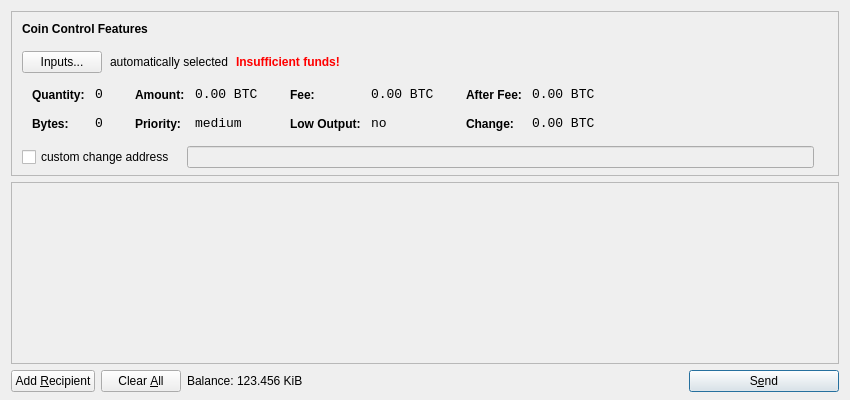
<?xml version="1.0" encoding="UTF-8"?>
<ui version="4.0">
 <class>SendCoinsDialog</class>
 <widget class="QDialog" name="SendCoinsDialog">
  <property name="geometry">
   <rect>
    <x>0</x>
    <y>0</y>
    <width>850</width>
    <height>400</height>
   </rect>
  </property>
  <property name="windowTitle">
   <string>Send Coins</string>
  </property>
  <layout class="QVBoxLayout" name="verticalLayout" stretch="0,1,0">
   <property name="bottomMargin">
    <number>8</number>
   </property>
   <item>
    <widget class="QFrame" name="frameCoinControl">
     <property name="sizePolicy">
      <sizepolicy hsizetype="Expanding" vsizetype="Expanding">
       <horstretch>0</horstretch>
       <verstretch>0</verstretch>
      </sizepolicy>
     </property>
     <property name="maximumSize">
      <size>
       <width>16777215</width>
       <height>16777215</height>
      </size>
     </property>
     <property name="frameShape">
      <enum>QFrame::StyledPanel</enum>
     </property>
     <property name="frameShadow">
      <enum>QFrame::Sunken</enum>
     </property>
     <layout class="QVBoxLayout" name="verticalLayoutCoinControl2">
      <property name="spacing">
       <number>-1</number>
      </property>
      <property name="leftMargin">
       <number>0</number>
      </property>
      <property name="topMargin">
       <number>0</number>
      </property>
      <property name="rightMargin">
       <number>0</number>
      </property>
      <property name="bottomMargin">
       <number>6</number>
      </property>
      <item>
       <layout class="QVBoxLayout" name="verticalLayoutCoinControl" stretch="0,0,0,0,1">
        <property name="spacing">
         <number>0</number>
        </property>
        <property name="leftMargin">
         <number>10</number>
        </property>
        <property name="topMargin">
         <number>10</number>
        </property>
        <item>
         <layout class="QHBoxLayout" name="horizontalLayoutCoinControl1">
          <property name="bottomMargin">
           <number>15</number>
          </property>
          <item>
           <widget class="QLabel" name="labelCoinControlFeatures">
            <property name="sizePolicy">
             <sizepolicy hsizetype="Preferred" vsizetype="Maximum">
              <horstretch>0</horstretch>
              <verstretch>0</verstretch>
             </sizepolicy>
            </property>
            <property name="font">
             <font>
              <weight>75</weight>
              <bold>true</bold>
             </font>
            </property>
            <property name="styleSheet">
             <string notr="true">font-weight:bold;</string>
            </property>
            <property name="text">
             <string>Coin Control Features</string>
            </property>
           </widget>
          </item>
         </layout>
        </item>
        <item>
         <layout class="QHBoxLayout" name="horizontalLayoutCoinControl2" stretch="0,0,0,0">
          <property name="spacing">
           <number>8</number>
          </property>
          <property name="bottomMargin">
           <number>10</number>
          </property>
          <item>
           <widget class="QPushButton" name="pushButtonCoinControl">
            <property name="styleSheet">
             <string notr="true"/>
            </property>
            <property name="text">
             <string>Inputs...</string>
            </property>
           </widget>
          </item>
          <item>
           <widget class="QLabel" name="labelCoinControlAutomaticallySelected">
            <property name="text">
             <string>automatically selected</string>
            </property>
            <property name="margin">
             <number>5</number>
            </property>
           </widget>
          </item>
          <item>
           <widget class="QLabel" name="labelCoinControlInsuffFunds">
            <property name="font">
             <font>
              <weight>75</weight>
              <bold>true</bold>
             </font>
            </property>
            <property name="styleSheet">
             <string notr="true">color:red;font-weight:bold;</string>
            </property>
            <property name="text">
             <string>Insufficient funds!</string>
            </property>
            <property name="margin">
             <number>5</number>
            </property>
           </widget>
          </item>
          <item>
           <spacer name="horizontalSpacerCoinControl">
            <property name="orientation">
             <enum>Qt::Horizontal</enum>
            </property>
            <property name="sizeHint" stdset="0">
             <size>
              <width>40</width>
              <height>1</height>
             </size>
            </property>
           </spacer>
          </item>
         </layout>
        </item>
        <item>
         <widget class="QWidget" name="widgetCoinControl" native="true">
          <property name="sizePolicy">
           <sizepolicy hsizetype="Preferred" vsizetype="Preferred">
            <horstretch>0</horstretch>
            <verstretch>0</verstretch>
           </sizepolicy>
          </property>
          <property name="minimumSize">
           <size>
            <width>0</width>
            <height>0</height>
           </size>
          </property>
          <property name="styleSheet">
           <string notr="true"/>
          </property>
          <layout class="QHBoxLayout" name="horizontalLayoutCoinControl5">
           <property name="margin">
            <number>0</number>
           </property>
           <item>
            <layout class="QHBoxLayout" name="horizontalLayoutCoinControl3" stretch="0,0,0,1">
             <property name="spacing">
              <number>20</number>
             </property>
             <property name="topMargin">
              <number>0</number>
             </property>
             <property name="bottomMargin">
              <number>10</number>
             </property>
             <item>
              <layout class="QFormLayout" name="formLayoutCoinControl1">
               <property name="horizontalSpacing">
                <number>10</number>
               </property>
               <property name="verticalSpacing">
                <number>14</number>
               </property>
               <property name="leftMargin">
                <number>10</number>
               </property>
               <property name="topMargin">
                <number>4</number>
               </property>
               <property name="rightMargin">
                <number>6</number>
               </property>
               <item row="0" column="0">
                <widget class="QLabel" name="labelCoinControlQuantityText">
                 <property name="styleSheet">
                  <string notr="true">font-weight:bold;</string>
                 </property>
                 <property name="text">
                  <string>Quantity:</string>
                 </property>
                 <property name="margin">
                  <number>0</number>
                 </property>
                </widget>
               </item>
               <item row="0" column="1">
                <widget class="QLabel" name="labelCoinControlQuantity">
                 <property name="font">
                  <font>
                   <family>Monospace</family>
                   <pointsize>10</pointsize>
                  </font>
                 </property>
                 <property name="cursor">
                  <cursorShape>IBeamCursor</cursorShape>
                 </property>
                 <property name="contextMenuPolicy">
                  <enum>Qt::ActionsContextMenu</enum>
                 </property>
                 <property name="text">
                  <string notr="true">0</string>
                 </property>
                 <property name="margin">
                  <number>0</number>
                 </property>
                 <property name="textInteractionFlags">
                  <set>Qt::LinksAccessibleByMouse|Qt::TextSelectableByKeyboard|Qt::TextSelectableByMouse</set>
                 </property>
                </widget>
               </item>
               <item row="1" column="0">
                <widget class="QLabel" name="labelCoinControlBytesText">
                 <property name="styleSheet">
                  <string notr="true">font-weight:bold;</string>
                 </property>
                 <property name="text">
                  <string>Bytes:</string>
                 </property>
                </widget>
               </item>
               <item row="1" column="1">
                <widget class="QLabel" name="labelCoinControlBytes">
                 <property name="font">
                  <font>
                   <family>Monospace</family>
                   <pointsize>10</pointsize>
                  </font>
                 </property>
                 <property name="cursor">
                  <cursorShape>IBeamCursor</cursorShape>
                 </property>
                 <property name="contextMenuPolicy">
                  <enum>Qt::ActionsContextMenu</enum>
                 </property>
                 <property name="text">
                  <string notr="true">0</string>
                 </property>
                 <property name="textInteractionFlags">
                  <set>Qt::LinksAccessibleByMouse|Qt::TextSelectableByKeyboard|Qt::TextSelectableByMouse</set>
                 </property>
                </widget>
               </item>
              </layout>
             </item>
             <item>
              <layout class="QFormLayout" name="formLayoutCoinControl2">
               <property name="horizontalSpacing">
                <number>10</number>
               </property>
               <property name="verticalSpacing">
                <number>14</number>
               </property>
               <property name="leftMargin">
                <number>6</number>
               </property>
               <property name="topMargin">
                <number>4</number>
               </property>
               <property name="rightMargin">
                <number>6</number>
               </property>
               <item row="0" column="0">
                <widget class="QLabel" name="labelCoinControlAmountText">
                 <property name="styleSheet">
                  <string notr="true">font-weight:bold;</string>
                 </property>
                 <property name="text">
                  <string>Amount:</string>
                 </property>
                 <property name="margin">
                  <number>0</number>
                 </property>
                </widget>
               </item>
               <item row="0" column="1">
                <widget class="QLabel" name="labelCoinControlAmount">
                 <property name="font">
                  <font>
                   <family>Monospace</family>
                   <pointsize>10</pointsize>
                  </font>
                 </property>
                 <property name="cursor">
                  <cursorShape>IBeamCursor</cursorShape>
                 </property>
                 <property name="contextMenuPolicy">
                  <enum>Qt::ActionsContextMenu</enum>
                 </property>
                 <property name="text">
                  <string notr="true">0.00 BTC</string>
                 </property>
                 <property name="textInteractionFlags">
                  <set>Qt::LinksAccessibleByMouse|Qt::TextSelectableByKeyboard|Qt::TextSelectableByMouse</set>
                 </property>
                </widget>
               </item>
               <item row="1" column="0">
                <widget class="QLabel" name="labelCoinControlPriorityText">
                 <property name="styleSheet">
                  <string notr="true">font-weight:bold;</string>
                 </property>
                 <property name="text">
                  <string>Priority:</string>
                 </property>
                </widget>
               </item>
               <item row="1" column="1">
                <widget class="QLabel" name="labelCoinControlPriority">
                 <property name="font">
                  <font>
                   <family>Monospace</family>
                   <pointsize>10</pointsize>
                  </font>
                 </property>
                 <property name="cursor">
                  <cursorShape>IBeamCursor</cursorShape>
                 </property>
                 <property name="contextMenuPolicy">
                  <enum>Qt::ActionsContextMenu</enum>
                 </property>
                 <property name="text">
                  <string>medium</string>
                 </property>
                 <property name="textInteractionFlags">
                  <set>Qt::LinksAccessibleByMouse|Qt::TextSelectableByKeyboard|Qt::TextSelectableByMouse</set>
                 </property>
                </widget>
               </item>
              </layout>
             </item>
             <item>
              <layout class="QFormLayout" name="formLayoutCoinControl3">
               <property name="horizontalSpacing">
                <number>10</number>
               </property>
               <property name="verticalSpacing">
                <number>14</number>
               </property>
               <property name="leftMargin">
                <number>6</number>
               </property>
               <property name="topMargin">
                <number>4</number>
               </property>
               <property name="rightMargin">
                <number>6</number>
               </property>
               <item row="0" column="0">
                <widget class="QLabel" name="labelCoinControlFeeText">
                 <property name="styleSheet">
                  <string notr="true">font-weight:bold;</string>
                 </property>
                 <property name="text">
                  <string>Fee:</string>
                 </property>
                 <property name="margin">
                  <number>0</number>
                 </property>
                </widget>
               </item>
               <item row="0" column="1">
                <widget class="QLabel" name="labelCoinControlFee">
                 <property name="font">
                  <font>
                   <family>Monospace</family>
                   <pointsize>10</pointsize>
                  </font>
                 </property>
                 <property name="cursor">
                  <cursorShape>IBeamCursor</cursorShape>
                 </property>
                 <property name="contextMenuPolicy">
                  <enum>Qt::ActionsContextMenu</enum>
                 </property>
                 <property name="text">
                  <string notr="true">0.00 BTC</string>
                 </property>
                 <property name="textInteractionFlags">
                  <set>Qt::LinksAccessibleByMouse|Qt::TextSelectableByKeyboard|Qt::TextSelectableByMouse</set>
                 </property>
                </widget>
               </item>
               <item row="1" column="0">
                <widget class="QLabel" name="labelCoinControlLowOutputText">
                 <property name="styleSheet">
                  <string notr="true">font-weight:bold;</string>
                 </property>
                 <property name="text">
                  <string>Low Output:</string>
                 </property>
                </widget>
               </item>
               <item row="1" column="1">
                <widget class="QLabel" name="labelCoinControlLowOutput">
                 <property name="font">
                  <font>
                   <family>Monospace</family>
                   <pointsize>10</pointsize>
                  </font>
                 </property>
                 <property name="cursor">
                  <cursorShape>IBeamCursor</cursorShape>
                 </property>
                 <property name="contextMenuPolicy">
                  <enum>Qt::ActionsContextMenu</enum>
                 </property>
                 <property name="text">
                  <string>no</string>
                 </property>
                 <property name="textInteractionFlags">
                  <set>Qt::LinksAccessibleByMouse|Qt::TextSelectableByKeyboard|Qt::TextSelectableByMouse</set>
                 </property>
                </widget>
               </item>
              </layout>
             </item>
             <item>
              <layout class="QFormLayout" name="formLayoutCoinControl4">
               <property name="horizontalSpacing">
                <number>10</number>
               </property>
               <property name="verticalSpacing">
                <number>14</number>
               </property>
               <property name="leftMargin">
                <number>6</number>
               </property>
               <property name="topMargin">
                <number>4</number>
               </property>
               <property name="rightMargin">
                <number>6</number>
               </property>
               <item row="0" column="0">
                <widget class="QLabel" name="labelCoinControlAfterFeeText">
                 <property name="styleSheet">
                  <string notr="true">font-weight:bold;</string>
                 </property>
                 <property name="text">
                  <string>After Fee:</string>
                 </property>
                 <property name="margin">
                  <number>0</number>
                 </property>
                </widget>
               </item>
               <item row="0" column="1">
                <widget class="QLabel" name="labelCoinControlAfterFee">
                 <property name="font">
                  <font>
                   <family>Monospace</family>
                   <pointsize>10</pointsize>
                  </font>
                 </property>
                 <property name="cursor">
                  <cursorShape>IBeamCursor</cursorShape>
                 </property>
                 <property name="contextMenuPolicy">
                  <enum>Qt::ActionsContextMenu</enum>
                 </property>
                 <property name="text">
                  <string notr="true">0.00 BTC</string>
                 </property>
                 <property name="textInteractionFlags">
                  <set>Qt::LinksAccessibleByMouse|Qt::TextSelectableByKeyboard|Qt::TextSelectableByMouse</set>
                 </property>
                </widget>
               </item>
               <item row="1" column="0">
                <widget class="QLabel" name="labelCoinControlChangeText">
                 <property name="styleSheet">
                  <string notr="true">font-weight:bold;</string>
                 </property>
                 <property name="text">
                  <string>Change:</string>
                 </property>
                </widget>
               </item>
               <item row="1" column="1">
                <widget class="QLabel" name="labelCoinControlChange">
                 <property name="font">
                  <font>
                   <family>Monospace</family>
                   <pointsize>10</pointsize>
                  </font>
                 </property>
                 <property name="cursor">
                  <cursorShape>IBeamCursor</cursorShape>
                 </property>
                 <property name="contextMenuPolicy">
                  <enum>Qt::ActionsContextMenu</enum>
                 </property>
                 <property name="text">
                  <string notr="true">0.00 BTC</string>
                 </property>
                 <property name="textInteractionFlags">
                  <set>Qt::LinksAccessibleByMouse|Qt::TextSelectableByKeyboard|Qt::TextSelectableByMouse</set>
                 </property>
                </widget>
               </item>
              </layout>
             </item>
            </layout>
           </item>
          </layout>
         </widget>
        </item>
        <item>
         <layout class="QHBoxLayout" name="horizontalLayoutCoinControl4" stretch="0,0,0">
          <property name="spacing">
           <number>12</number>
          </property>
          <property name="sizeConstraint">
           <enum>QLayout::SetDefaultConstraint</enum>
          </property>
          <property name="topMargin">
           <number>5</number>
          </property>
          <property name="rightMargin">
           <number>5</number>
          </property>
          <item>
           <widget class="QCheckBox" name="checkBoxCoinControlChange">
            <property name="text">
             <string>custom change address</string>
            </property>
           </widget>
          </item>
          <item>
           <widget class="QLineEdit" name="lineEditCoinControlChange">
            <property name="enabled">
             <bool>false</bool>
            </property>
            <property name="sizePolicy">
             <sizepolicy hsizetype="Expanding" vsizetype="Fixed">
              <horstretch>0</horstretch>
              <verstretch>0</verstretch>
             </sizepolicy>
            </property>
           </widget>
          </item>
          <item>
           <widget class="QLabel" name="labelCoinControlChangeLabel">
            <property name="sizePolicy">
             <sizepolicy hsizetype="Preferred" vsizetype="Expanding">
              <horstretch>0</horstretch>
              <verstretch>0</verstretch>
             </sizepolicy>
            </property>
            <property name="minimumSize">
             <size>
              <width>0</width>
              <height>0</height>
             </size>
            </property>
            <property name="text">
             <string/>
            </property>
            <property name="margin">
             <number>3</number>
            </property>
           </widget>
          </item>
         </layout>
        </item>
        <item>
         <spacer name="verticalSpacerCoinControl">
          <property name="orientation">
           <enum>Qt::Vertical</enum>
          </property>
          <property name="sizeHint" stdset="0">
           <size>
            <width>800</width>
            <height>1</height>
           </size>
          </property>
         </spacer>
        </item>
       </layout>
      </item>
     </layout>
    </widget>
   </item>
   <item>
    <widget class="QScrollArea" name="scrollArea">
     <property name="widgetResizable">
      <bool>true</bool>
     </property>
     <widget class="QWidget" name="scrollAreaWidgetContents">
      <property name="geometry">
       <rect>
        <x>0</x>
        <y>0</y>
        <width>830</width>
        <height>165</height>
       </rect>
      </property>
      <layout class="QVBoxLayout" name="verticalLayout_2">
       <property name="margin">
        <number>0</number>
       </property>
       <item>
        <layout class="QVBoxLayout" name="entries">
         <property name="spacing">
          <number>6</number>
         </property>
        </layout>
       </item>
       <item>
        <spacer name="verticalSpacer">
         <property name="orientation">
          <enum>Qt::Vertical</enum>
         </property>
         <property name="sizeHint" stdset="0">
          <size>
           <width>20</width>
           <height>40</height>
          </size>
         </property>
        </spacer>
       </item>
      </layout>
     </widget>
    </widget>
   </item>
   <item>
    <layout class="QHBoxLayout" name="horizontalLayout">
     <item>
      <widget class="QPushButton" name="addButton">
       <property name="toolTip">
        <string>Send to multiple recipients at once</string>
       </property>
       <property name="text">
        <string>Add &amp;Recipient</string>
       </property>
       <property name="icon">
        <iconset resource="../bitcoin.qrc">
         <normaloff>:/icons/add</normaloff>:/icons/add</iconset>
       </property>
       <property name="autoDefault">
        <bool>false</bool>
       </property>
      </widget>
     </item>
     <item>
      <widget class="QPushButton" name="clearButton">
       <property name="sizePolicy">
        <sizepolicy hsizetype="Minimum" vsizetype="Fixed">
         <horstretch>0</horstretch>
         <verstretch>0</verstretch>
        </sizepolicy>
       </property>
       <property name="toolTip">
        <string>Remove all transaction fields</string>
       </property>
       <property name="text">
        <string>Clear &amp;All</string>
       </property>
       <property name="icon">
        <iconset resource="../bitcoin.qrc">
         <normaloff>:/icons/remove</normaloff>:/icons/remove</iconset>
       </property>
       <property name="autoRepeatDelay">
        <number>300</number>
       </property>
       <property name="autoDefault">
        <bool>false</bool>
       </property>
      </widget>
     </item>
     <item>
      <layout class="QHBoxLayout" name="horizontalLayout_2">
       <property name="spacing">
        <number>3</number>
       </property>
       <item>
        <widget class="QLabel" name="label">
         <property name="text">
          <string>Balance:</string>
         </property>
        </widget>
       </item>
       <item>
        <widget class="QLabel" name="labelBalance">
         <property name="cursor">
          <cursorShape>IBeamCursor</cursorShape>
         </property>
         <property name="text">
          <string>123.456 KiB</string>
         </property>
         <property name="textInteractionFlags">
          <set>Qt::LinksAccessibleByMouse|Qt::TextSelectableByKeyboard|Qt::TextSelectableByMouse</set>
         </property>
        </widget>
       </item>
      </layout>
     </item>
     <item>
      <spacer name="horizontalSpacer">
       <property name="orientation">
        <enum>Qt::Horizontal</enum>
       </property>
       <property name="sizeHint" stdset="0">
        <size>
         <width>40</width>
         <height>20</height>
        </size>
       </property>
      </spacer>
     </item>
     <item>
      <widget class="QPushButton" name="sendButton">
       <property name="minimumSize">
        <size>
         <width>150</width>
         <height>0</height>
        </size>
       </property>
       <property name="toolTip">
        <string>Confirm the send action</string>
       </property>
       <property name="text">
        <string>S&amp;end</string>
       </property>
       <property name="icon">
        <iconset resource="../bitcoin.qrc">
         <normaloff>:/icons/send</normaloff>:/icons/send</iconset>
       </property>
       <property name="default">
        <bool>true</bool>
       </property>
      </widget>
     </item>
    </layout>
   </item>
  </layout>
 </widget>
 <resources>
  <include location="../bitcoin.qrc"/>
 </resources>
 <connections/>
</ui>
